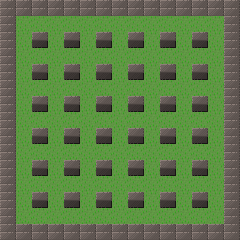

This is a level from a 2D game, rendered from its Tiled map with the project's own tilesets. A one-line summary and the map file follow, with tile-layer data summarised:
An orthogonal 15x15 tile map with 16x16 px tiles, 2 tile layers (background, objects).

<map version="1.0" orientation="orthogonal" renderorder="right-down" width="15" height="15" tilewidth="16" tileheight="16" nextobjectid="1">
 <tileset firstgid="1" name="bomberman" tilewidth="16" tileheight="16" tilecount="285">
  <image source="sprites/sprites.png" width="240" height="304" />
 </tileset>
 <layer name="background" width="15" height="15">
  <data>[225 cells, 225 non-empty, 2 distinct tile ids]</data>
 </layer>
 <layer name="objects" width="15" height="15">
  <data>[225 cells, 92 non-empty, 14 distinct tile ids]</data>
 </layer>
</map>
